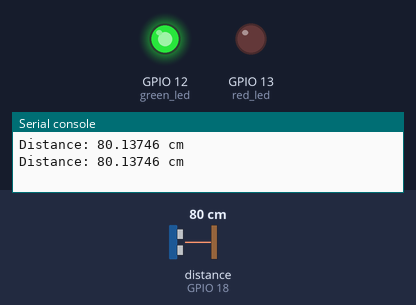
A program run on a simulated ESP32 board running MicroPython. Parts: output pins drawn as LEDs (lit = HIGH), the last lines printed to the serial console. The test bench sets the inputs (shaded band); at power-on: distance to the obstacle (sensor on GPIO 18) 80 cm. The echo pulse lasts 58.3 µs per cm; library files of the repository ran but are not shown: hcsr04.py; pins used as bus, display or sensor lines are not drawn.

Above: at 1.2 s.
1.3 s: distance to the obstacle (sensor on GPIO 18) set to 22 cm
3.2 s: distance to the obstacle (sensor on GPIO 18) set to 17 cm
At 4.7 s:
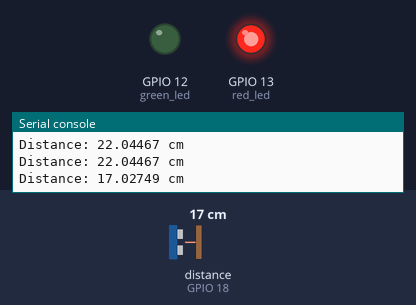
5.5 s: distance to the obstacle (sensor on GPIO 18) set to 35 cm
At 6.4 s:
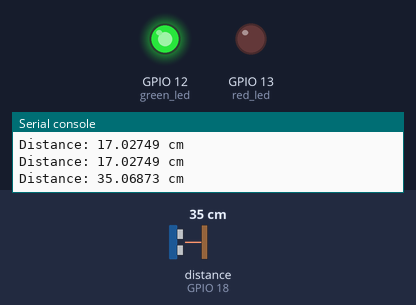
7.5 s: distance to the obstacle (sensor on GPIO 18) set to 2 cm
At 9.2 s:
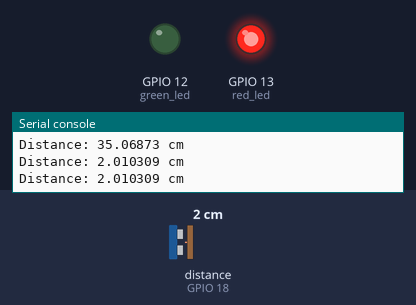
Timing chart, 0 to 10.5 s (numbered marks = the images above; inputs shaded):
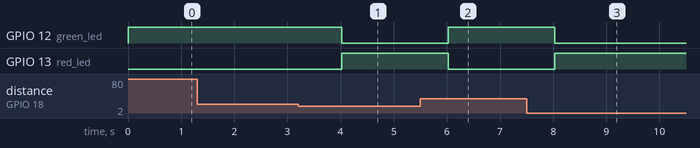

The program:

main.py
```python
from hcsr04 import HCSR04
from machine import Pin
from time import sleep

# LED setup
green_led = Pin(12, Pin.OUT)
red_led = Pin(13, Pin.OUT)

THRESHOLD = 20  # cm

# ESP32
sensor = HCSR04(trigger_pin=5, echo_pin=18, echo_timeout_us=10000)


while True:
    distance = sensor.distance_cm()
    print('Distance:', distance, 'cm')

    if distance > THRESHOLD:
        green_led.on()
        red_led.off()
    else:
        green_led.off()
        red_led.on()

    sleep(1)
```

Measured:
- the behaviour switches between 20 and 19 cm on distance to the obstacle (sensor on GPIO 18) (found by bisection; images 0 and 1)
- after the input at 3.2 s, GPIO 12 (green_led): HIGH → LOW after 0.82 s; GPIO 13 (red_led): LOW → HIGH after 0.82 s
- after the input at 5.5 s, GPIO 12 (green_led): LOW → HIGH after 0.52 s; GPIO 13 (red_led): HIGH → LOW after 0.52 s
- after the input at 7.5 s, GPIO 12 (green_led): HIGH → LOW after 0.53 s; GPIO 13 (red_led): LOW → HIGH after 0.53 s
